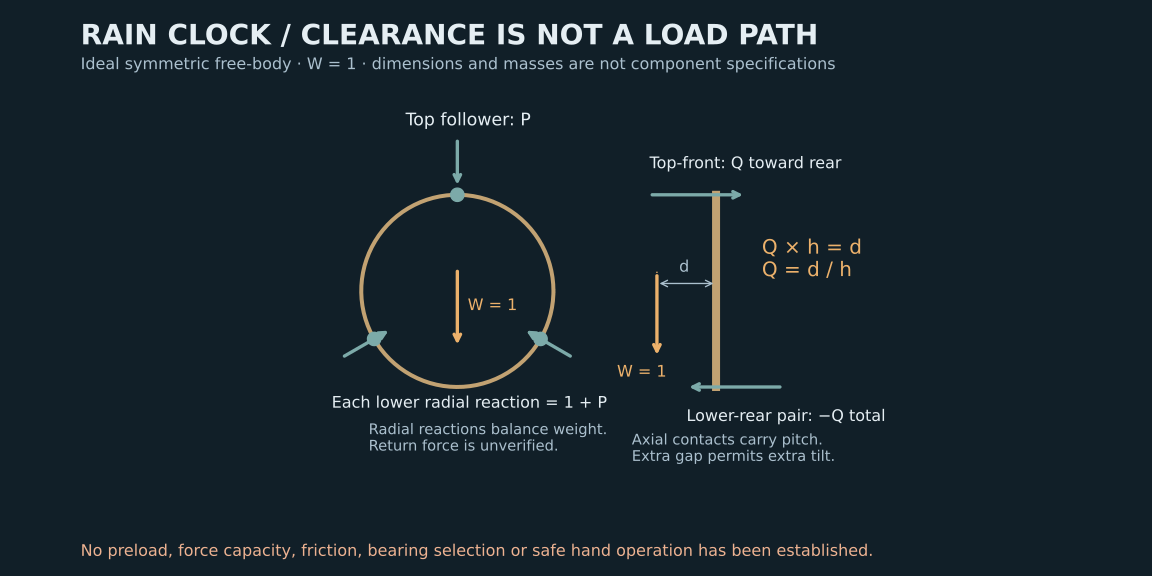

This figure's Python source:
"""Symbolic-normalized equilibrium examples, not component sizing.
W=1; P is an unspecified top follower preload normalized by W.
"""
import os,json,math
from pathlib import Path
os.environ.setdefault('MPLCONFIGDIR','/tmp/rain-clock-mpl')
import numpy as np
import matplotlib;matplotlib.use('Agg')
import matplotlib.pyplot as plt
PTH=Path(__file__).resolve().parent
rows=[];residual_max=0.
for name,R in [('Outer',142.),('Inner',111.)]:
 h=1.5*R
 for f in [0,.25,.5,.75,1.]:
  for t in [0,.05,.1]:
   if f+t>1:continue
   d=14*f+21*t;Q=d/h
   # F uses coordinates X,Y,Z. Locations in nominal track plane.
   # radial lower contacts: n=(+/-sqrt(3)/2,0,-1/2)
   # top axial pushes rearward (+Y), lower axial pushes frontward (-Y).
   for preload in [0,.25,1.]: # mathematical unit tests, not selected preloads
    positions=[np.array([0.,0.,R]),np.array([math.sqrt(3)*R/2,0.,-R/2]),np.array([-math.sqrt(3)*R/2,0.,-R/2]),np.array([0.,-d,0.])]
    forces=[np.array([0.,Q,-preload]),np.array([-math.sqrt(3)*(1+preload)/2,-Q/2,(1+preload)/2]),np.array([math.sqrt(3)*(1+preload)/2,-Q/2,(1+preload)/2]),np.array([0.,0.,-1.])]
    F=sum(forces);M=sum(np.cross(r,v) for r,v in zip(positions,forces));residual_max=max(residual_max,float(max(abs(F).max(),abs(M).max())))
    assert np.allclose(F,0,atol=1e-12) and np.allclose(M,0,atol=1e-12)
   rows.append({'ring':name,'illustrative_axial_contact_radius_mm':R,'bead_weight_fraction_f':f,'tab_weight_fraction_t':t,'COM_front_offset_mm':d,'axial_contact_vertical_separation_mm':h,'top_axial_reaction_over_W':Q,'each_lower_opposite_axial_reaction_over_W':Q/2})
seating=[{'ring':name,'sidegap_mm':g,'illustrative_contact_radius_mm':R,'axial_center_seating_shift_mm':g/3,'rigid_plane_pitch_to_opposing_contacts_deg':math.degrees(math.atan(2*g/(1.5*R)))} for name,R in [('Outer',142.),('Inner',111.)] for g in [.2,.4,.6]]
result={'status':'Equilibrium of an idealized symmetric free-body only. Not load capacity, stability proof or friction-free mechanism.','coordinates':'X horizontal, Y rearward, Z upward. Track nominal plane Y=0. Weight acts at Y=-d.','formulas':{'COM':'d=14*f+21*t mm; remaining mass assumed in track plane; unknown actual distribution','radial':'N_left=N_right=1+P, top downward radial reaction=P; W=1; P unspecified >=0','axial':'top front support +Y: Q=d/h; each lower rear support -Y: Q/2; h=1.5*R_eff','pitch':'tan(|pitch|)=2*g/h for axially free-to-translate rigid plane seating top-front/lower-rear; actual broad contact geometry omitted'},'unit_test_max_force_or_moment_residual':residual_max,'illustrative_weight_fraction_cases':rows,'seating_examples':seating,'unresolved':['Actual COM and asymmetric bead/tab masses','Mechanism providing follower preload and return travel','Rolling versus sliding axial contacts and drag','Axle retention, stiffness, strength and material selection','Side-tab horizontal COM offset and in-plane gravity torque; radial contact-normal torque','Manual forces, tipping, pinch protection and dynamic response']}
(PTH/'load_path.json').write_text(json.dumps(result,indent=2));print(json.dumps({'residual':residual_max,'seating':seating},indent=2))
plt.rcParams.update({'figure.facecolor':'#111f28','axes.facecolor':'#111f28','text.color':'#e5eef3','font.family':'DejaVu Sans','font.size':12})
fig,ax=plt.subplots(figsize=(12,6));ax.set_xlim(-2,2);ax.set_ylim(-1.5,1.5);ax.set_aspect('equal');ax.axis('off')
fig.suptitle('RAIN CLOCK / CLEARANCE IS NOT A LOAD PATH',x=.07,ha='left',y=.96,fontsize=21,fontweight='bold')
fig.text(.07,.88,'Ideal symmetric free-body · W = 1 · dimensions and masses are not component specifications',color='#abc0ce',fontsize=12)
a=np.linspace(0,2*np.pi,180);ax.plot(-.9+.65*np.cos(a),.65*np.sin(a),color='#c2a272',lw=3)
for x,z in [(-.9,.65),(-.9+.65*math.sqrt(3)/2,-.325),(-.9-.65*math.sqrt(3)/2,-.325)]:ax.plot(x,z,'o',color='#7caaa9',ms=10)
def arr(a,b,color='#7caaa9'):ax.annotate('',xy=b,xytext=a,arrowprops={'arrowstyle':'->','lw':2.5,'color':color})
arr((-.9,1.03),(-.9,.7));ax.text(-1.25,1.12,'Top follower: P',fontsize=13)
arr((-.9+.9*math.sqrt(3)/2,-.45),(-.9+.52*math.sqrt(3)/2,-.26));arr((-.9-.9*math.sqrt(3)/2,-.45),(-.9-.52*math.sqrt(3)/2,-.26))
ax.text(-1.75,-.79,'Each lower radial reaction = 1 + P',fontsize=12)
arr((-.9,.15),(-.9,-.38),'#ecb16b');ax.text(-.83,-.13,'W = 1',color='#ecb16b')
ax.text(-1.5,-1.08,'Radial reactions balance weight.\nReturn force is unverified.',fontsize=11,color='#abc0ce')
# Side free-body schematic: front left, rear right.
ax.plot([.85,.85],[-.65,.65],color='#c2a272',lw=6);ax.plot([.45,.45],[.13,-.2],color='#ecb16b',lw=1,ls=':');arr((.45,.12),(.45,-.45),'#ecb16b');ax.text(.18,-.58,'W = 1',color='#ecb16b')
arr((.4,.65),(1.05,.65));arr((1.3,-.65),(.65,-.65));ax.text(.4,.83,'Top-front: Q toward rear',fontsize=12);ax.text(.65,-.88,'Lower-rear pair: −Q total',fontsize=12)
ax.annotate('',xy=(.85,.05),xytext=(.45,.05),arrowprops={'arrowstyle':'<->','color':'#abc0ce'});ax.text(.6,.13,'d',color='#abc0ce')
ax.text(1.16,.10,'Q × h = d\nQ = d / h',fontsize=15,color='#ecb16b');ax.text(.28,-1.15,'Axial contacts carry pitch.\nExtra gap permits extra tilt.',fontsize=11,color='#abc0ce')
fig.text(.07,.035,'No preload, force capacity, friction, bearing selection or safe hand operation has been established.',color='#edb291',fontsize=12)
fig.savefig(PTH/'load_path.png',dpi=140);fig.savefig(PTH/'load_path.svg');plt.close(fig)
